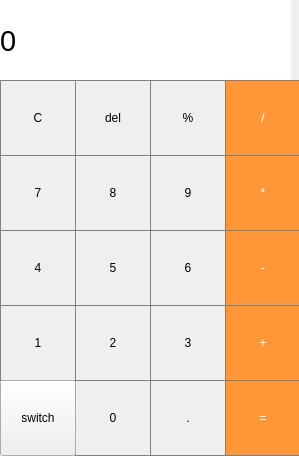
<?xml version="1.0" encoding="UTF-8"?>
<ui version="4.0">
 <class>MainWindow</class>
 <widget class="QMainWindow" name="MainWindow">
  <property name="geometry">
   <rect>
    <x>0</x>
    <y>0</y>
    <width>299</width>
    <height>456</height>
   </rect>
  </property>
  <property name="windowTitle">
   <string>MainWindow</string>
  </property>
  <widget class="QWidget" name="centralwidget">
   <widget class="QPushButton" name="pushButton_4">
    <property name="geometry">
     <rect>
      <x>0</x>
      <y>230</y>
      <width>76</width>
      <height>76</height>
     </rect>
    </property>
    <property name="styleSheet">
     <string notr="true">QPushButton {
 border: 1px solid gray;
}
QPushButton:pressed {
  background-color: qlineargradient(x1: 0, y1: 0, x2: 0, y2: 1,
                   stop: 0 #dadbde, stop: 1 #f6f7fa);
}</string>
    </property>
    <property name="text">
     <string>4</string>
    </property>
   </widget>
   <widget class="QPushButton" name="pushButton_1">
    <property name="geometry">
     <rect>
      <x>0</x>
      <y>305</y>
      <width>76</width>
      <height>76</height>
     </rect>
    </property>
    <property name="styleSheet">
     <string notr="true">QPushButton {
 border: 1px solid gray;
}
QPushButton:pressed {
  background-color: qlineargradient(x1: 0, y1: 0, x2: 0, y2: 1,
                   stop: 0 #dadbde, stop: 1 #f6f7fa);
}</string>
    </property>
    <property name="text">
     <string>1</string>
    </property>
   </widget>
   <widget class="QPushButton" name="pushButton_5">
    <property name="geometry">
     <rect>
      <x>75</x>
      <y>230</y>
      <width>76</width>
      <height>76</height>
     </rect>
    </property>
    <property name="styleSheet">
     <string notr="true">QPushButton {
 border: 1px solid gray;
}
QPushButton:pressed {
  background-color: qlineargradient(x1: 0, y1: 0, x2: 0, y2: 1,
                   stop: 0 #dadbde, stop: 1 #f6f7fa);
}</string>
    </property>
    <property name="text">
     <string>5</string>
    </property>
   </widget>
   <widget class="QPushButton" name="pushButton_2">
    <property name="geometry">
     <rect>
      <x>75</x>
      <y>305</y>
      <width>76</width>
      <height>76</height>
     </rect>
    </property>
    <property name="styleSheet">
     <string notr="true">QPushButton {
 border: 1px solid gray;
}
QPushButton:pressed {
  background-color: qlineargradient(x1: 0, y1: 0, x2: 0, y2: 1,
                   stop: 0 #dadbde, stop: 1 #f6f7fa);
}</string>
    </property>
    <property name="text">
     <string>2</string>
    </property>
   </widget>
   <widget class="QPushButton" name="pushButton_minus">
    <property name="geometry">
     <rect>
      <x>225</x>
      <y>230</y>
      <width>76</width>
      <height>76</height>
     </rect>
    </property>
    <property name="styleSheet">
     <string notr="true">QPushButton {
 background-color: rgb(255, 151, 57);
color: white;
 border: 1px solid gray;
}
QPushButton:pressed {
 background-color: qlineargradient(x1: 0, y1: 0, x2: 0, y2: 1,
                   stop: 0 #FF7832, stop: 1 #FF9739);
}</string>
    </property>
    <property name="text">
     <string>-</string>
    </property>
   </widget>
   <widget class="QPushButton" name="pushButton_6">
    <property name="geometry">
     <rect>
      <x>150</x>
      <y>230</y>
      <width>76</width>
      <height>76</height>
     </rect>
    </property>
    <property name="styleSheet">
     <string notr="true">QPushButton {
 border: 1px solid gray;
}
QPushButton:pressed {
  background-color: qlineargradient(x1: 0, y1: 0, x2: 0, y2: 1,
                   stop: 0 #dadbde, stop: 1 #f6f7fa);
}</string>
    </property>
    <property name="text">
     <string>6</string>
    </property>
   </widget>
   <widget class="QPushButton" name="pushButton_plus">
    <property name="geometry">
     <rect>
      <x>225</x>
      <y>305</y>
      <width>76</width>
      <height>76</height>
     </rect>
    </property>
    <property name="styleSheet">
     <string notr="true">QPushButton {
 background-color: rgb(255, 151, 57);
color: white;
 border: 1px solid gray;
}
QPushButton:pressed {
 background-color: qlineargradient(x1: 0, y1: 0, x2: 0, y2: 1,
                   stop: 0 #FF7832, stop: 1 #FF9739);
}</string>
    </property>
    <property name="text">
     <string>+</string>
    </property>
   </widget>
   <widget class="QPushButton" name="pushButton_3">
    <property name="geometry">
     <rect>
      <x>150</x>
      <y>305</y>
      <width>76</width>
      <height>76</height>
     </rect>
    </property>
    <property name="styleSheet">
     <string notr="true">QPushButton {
 border: 1px solid gray;
}
QPushButton:pressed {
  background-color: qlineargradient(x1: 0, y1: 0, x2: 0, y2: 1,
                   stop: 0 #dadbde, stop: 1 #f6f7fa);
}</string>
    </property>
    <property name="text">
     <string>3</string>
    </property>
   </widget>
   <widget class="QPushButton" name="pushButton_dot">
    <property name="geometry">
     <rect>
      <x>150</x>
      <y>380</y>
      <width>76</width>
      <height>76</height>
     </rect>
    </property>
    <property name="styleSheet">
     <string notr="true">QPushButton {
 border: 1px solid gray;
}
QPushButton:pressed {
  background-color: qlineargradient(x1: 0, y1: 0, x2: 0, y2: 1,
                   stop: 0 #dadbde, stop: 1 #f6f7fa);
} </string>
    </property>
    <property name="text">
     <string>.</string>
    </property>
   </widget>
   <widget class="QPushButton" name="pushButton_0">
    <property name="geometry">
     <rect>
      <x>75</x>
      <y>380</y>
      <width>76</width>
      <height>76</height>
     </rect>
    </property>
    <property name="styleSheet">
     <string notr="true">QPushButton {
 border: 1px solid gray;
}
QPushButton:pressed {
  background-color: qlineargradient(x1: 0, y1: 0, x2: 0, y2: 1,
                   stop: 0 #dadbde, stop: 1 #f6f7fa);
}</string>
    </property>
    <property name="text">
     <string>0</string>
    </property>
   </widget>
   <widget class="QPushButton" name="pushButton_equal">
    <property name="geometry">
     <rect>
      <x>225</x>
      <y>380</y>
      <width>76</width>
      <height>76</height>
     </rect>
    </property>
    <property name="styleSheet">
     <string notr="true">QPushButton {
 background-color: rgb(255, 151, 57);
color: white;
 border: 1px solid gray;
}
QPushButton:pressed {
 background-color: qlineargradient(x1: 0, y1: 0, x2: 0, y2: 1,
                   stop: 0 #FF7832, stop: 1 #FF9739);
}</string>
    </property>
    <property name="text">
     <string>=</string>
    </property>
   </widget>
   <widget class="QPushButton" name="pushButton_switch">
    <property name="geometry">
     <rect>
      <x>0</x>
      <y>380</y>
      <width>76</width>
      <height>76</height>
     </rect>
    </property>
    <property name="text">
     <string>switch</string>
    </property>
   </widget>
   <widget class="QPushButton" name="pushButton_9">
    <property name="geometry">
     <rect>
      <x>150</x>
      <y>155</y>
      <width>76</width>
      <height>76</height>
     </rect>
    </property>
    <property name="styleSheet">
     <string notr="true">QPushButton {
 border: 1px solid gray;
}
QPushButton:pressed {
  background-color: qlineargradient(x1: 0, y1: 0, x2: 0, y2: 1,
                   stop: 0 #dadbde, stop: 1 #f6f7fa);
}</string>
    </property>
    <property name="text">
     <string>9</string>
    </property>
   </widget>
   <widget class="QPushButton" name="pushButton_7">
    <property name="geometry">
     <rect>
      <x>0</x>
      <y>155</y>
      <width>76</width>
      <height>76</height>
     </rect>
    </property>
    <property name="styleSheet">
     <string notr="true">QPushButton {
 border: 1px solid gray;
}
QPushButton:pressed {
  background-color: qlineargradient(x1: 0, y1: 0, x2: 0, y2: 1,
                   stop: 0 #dadbde, stop: 1 #f6f7fa);
}</string>
    </property>
    <property name="text">
     <string>7</string>
    </property>
   </widget>
   <widget class="QPushButton" name="pushButton_percent">
    <property name="geometry">
     <rect>
      <x>150</x>
      <y>80</y>
      <width>76</width>
      <height>76</height>
     </rect>
    </property>
    <property name="styleSheet">
     <string notr="true">QPushButton {
 border: 1px solid gray;
}
QPushButton:pressed {
  background-color: qlineargradient(x1: 0, y1: 0, x2: 0, y2: 1,
                   stop: 0 #dadbde, stop: 1 #f6f7fa);
} </string>
    </property>
    <property name="text">
     <string>%</string>
    </property>
   </widget>
   <widget class="QPushButton" name="pushButton_del">
    <property name="geometry">
     <rect>
      <x>75</x>
      <y>80</y>
      <width>76</width>
      <height>76</height>
     </rect>
    </property>
    <property name="styleSheet">
     <string notr="true">QPushButton {
 border: 1px solid gray;
}
QPushButton:pressed {
  background-color: qlineargradient(x1: 0, y1: 0, x2: 0, y2: 1,
                   stop: 0 #dadbde, stop: 1 #f6f7fa);
} </string>
    </property>
    <property name="text">
     <string>del</string>
    </property>
   </widget>
   <widget class="QPushButton" name="pushButton_mult">
    <property name="geometry">
     <rect>
      <x>225</x>
      <y>155</y>
      <width>76</width>
      <height>76</height>
     </rect>
    </property>
    <property name="styleSheet">
     <string notr="true">QPushButton {
 background-color: rgb(255, 151, 57);
color: white;
 border: 1px solid gray;
}
QPushButton:pressed {
 background-color: qlineargradient(x1: 0, y1: 0, x2: 0, y2: 1,
                   stop: 0 #FF7832, stop: 1 #FF9739);
}</string>
    </property>
    <property name="text">
     <string>*</string>
    </property>
   </widget>
   <widget class="QPushButton" name="pushButton_clear">
    <property name="geometry">
     <rect>
      <x>0</x>
      <y>80</y>
      <width>76</width>
      <height>76</height>
     </rect>
    </property>
    <property name="styleSheet">
     <string notr="true">QPushButton {
 border: 1px solid gray;
}
QPushButton:pressed {
  background-color: qlineargradient(x1: 0, y1: 0, x2: 0, y2: 1,
                   stop: 0 #dadbde, stop: 1 #f6f7fa);
} </string>
    </property>
    <property name="text">
     <string>C</string>
    </property>
   </widget>
   <widget class="QPushButton" name="pushButton_8">
    <property name="geometry">
     <rect>
      <x>75</x>
      <y>155</y>
      <width>76</width>
      <height>76</height>
     </rect>
    </property>
    <property name="styleSheet">
     <string notr="true">QPushButton {
 border: 1px solid gray;
}
QPushButton:pressed {
  background-color: qlineargradient(x1: 0, y1: 0, x2: 0, y2: 1,
                   stop: 0 #dadbde, stop: 1 #f6f7fa);
}</string>
    </property>
    <property name="text">
     <string>8</string>
    </property>
   </widget>
   <widget class="QPushButton" name="pushButton_div">
    <property name="geometry">
     <rect>
      <x>225</x>
      <y>80</y>
      <width>76</width>
      <height>76</height>
     </rect>
    </property>
    <property name="styleSheet">
     <string notr="true">QPushButton {
 background-color: rgb(255, 151, 57);
color: white;
 border: 1px solid gray;
}
QPushButton:pressed {
 background-color: qlineargradient(x1: 0, y1: 0, x2: 0, y2: 1,
                   stop: 0 #FF7832, stop: 1 #FF9739);
}</string>
    </property>
    <property name="text">
     <string>/</string>
    </property>
   </widget>
   <widget class="QLabel" name="result_label">
    <property name="geometry">
     <rect>
      <x>0</x>
      <y>0</y>
      <width>291</width>
      <height>81</height>
     </rect>
    </property>
    <property name="font">
     <font>
      <pointsize>22</pointsize>
     </font>
    </property>
    <property name="styleSheet">
     <string notr="true">QLabel{
background-color : white;
border-bottom: 1px solid gray;
qproperty-alignment: 'AlignRight';
qproperty-wordWrap: true;
}</string>
    </property>
    <property name="text">
     <string>0</string>
    </property>
   </widget>
   <widget class="QPushButton" name="pushButton_pi">
    <property name="geometry">
     <rect>
      <x>370</x>
      <y>380</y>
      <width>76</width>
      <height>76</height>
     </rect>
    </property>
    <property name="styleSheet">
     <string notr="true">QPushButton {
 background-color: rgb(255, 151, 57);
color: white;
 border: 1px solid gray;
}
QPushButton:pressed {
 background-color: qlineargradient(x1: 0, y1: 0, x2: 0, y2: 1,
                   stop: 0 #FF7832, stop: 1 #FF9739);
}</string>
    </property>
    <property name="text">
     <string>π</string>
    </property>
   </widget>
   <widget class="QPushButton" name="pushButton_1divx">
    <property name="geometry">
     <rect>
      <x>370</x>
      <y>310</y>
      <width>76</width>
      <height>76</height>
     </rect>
    </property>
    <property name="styleSheet">
     <string notr="true">QPushButton {
 background-color: rgb(255, 151, 57);
color: white;
 border: 1px solid gray;
}
QPushButton:pressed {
 background-color: qlineargradient(x1: 0, y1: 0, x2: 0, y2: 1,
                   stop: 0 #FF7832, stop: 1 #FF9739);
}</string>
    </property>
    <property name="text">
     <string>1/x</string>
    </property>
   </widget>
   <widget class="QPushButton" name="pushButton_xfact">
    <property name="geometry">
     <rect>
      <x>370</x>
      <y>240</y>
      <width>76</width>
      <height>76</height>
     </rect>
    </property>
    <property name="styleSheet">
     <string notr="true">QPushButton {
 background-color: rgb(255, 151, 57);
color: white;
 border: 1px solid gray;
}
QPushButton:pressed {
 background-color: qlineargradient(x1: 0, y1: 0, x2: 0, y2: 1,
                   stop: 0 #FF7832, stop: 1 #FF9739);
}</string>
    </property>
    <property name="text">
     <string>x!</string>
    </property>
   </widget>
   <widget class="QPushButton" name="pushButton_sqrt">
    <property name="geometry">
     <rect>
      <x>370</x>
      <y>170</y>
      <width>76</width>
      <height>76</height>
     </rect>
    </property>
    <property name="styleSheet">
     <string notr="true">QPushButton {
 background-color: rgb(255, 151, 57);
color: white;
 border: 1px solid gray;
}
QPushButton:pressed {
 background-color: qlineargradient(x1: 0, y1: 0, x2: 0, y2: 1,
                   stop: 0 #FF7832, stop: 1 #FF9739);
}</string>
    </property>
    <property name="text">
     <string>√x</string>
    </property>
   </widget>
   <widget class="QPushButton" name="pushButton_pow">
    <property name="geometry">
     <rect>
      <x>370</x>
      <y>100</y>
      <width>76</width>
      <height>76</height>
     </rect>
    </property>
    <property name="styleSheet">
     <string notr="true">QPushButton {
 background-color: rgb(255, 151, 57);
color: white;
 border: 1px solid gray;
}
QPushButton:pressed {
 background-color: qlineargradient(x1: 0, y1: 0, x2: 0, y2: 1,
                   stop: 0 #FF7832, stop: 1 #FF9739);
}</string>
    </property>
    <property name="text">
     <string>x^y</string>
    </property>
   </widget>
   <widget class="QPushButton" name="pushButton_lg">
    <property name="geometry">
     <rect>
      <x>450</x>
      <y>100</y>
      <width>76</width>
      <height>76</height>
     </rect>
    </property>
    <property name="styleSheet">
     <string notr="true">QPushButton {
 background-color: rgb(255, 151, 57);
color: white;
 border: 1px solid gray;
}
QPushButton:pressed {
 background-color: qlineargradient(x1: 0, y1: 0, x2: 0, y2: 1,
                   stop: 0 #FF7832, stop: 1 #FF9739);
}</string>
    </property>
    <property name="text">
     <string>lg</string>
    </property>
   </widget>
   <widget class="QPushButton" name="pushButton_ln">
    <property name="geometry">
     <rect>
      <x>520</x>
      <y>100</y>
      <width>76</width>
      <height>76</height>
     </rect>
    </property>
    <property name="styleSheet">
     <string notr="true">QPushButton {
 background-color: rgb(255, 151, 57);
color: white;
 border: 1px solid gray;
}
QPushButton:pressed {
 background-color: qlineargradient(x1: 0, y1: 0, x2: 0, y2: 1,
                   stop: 0 #FF7832, stop: 1 #FF9739);
}</string>
    </property>
    <property name="text">
     <string>ln</string>
    </property>
   </widget>
   <widget class="QPushButton" name="pushButton_leftBracket">
    <property name="geometry">
     <rect>
      <x>600</x>
      <y>100</y>
      <width>76</width>
      <height>76</height>
     </rect>
    </property>
    <property name="styleSheet">
     <string notr="true">QPushButton {
 background-color: rgb(255, 151, 57);
color: white;
 border: 1px solid gray;
}
QPushButton:pressed {
 background-color: qlineargradient(x1: 0, y1: 0, x2: 0, y2: 1,
                   stop: 0 #FF7832, stop: 1 #FF9739);
}</string>
    </property>
    <property name="text">
     <string>(</string>
    </property>
   </widget>
   <widget class="QPushButton" name="pushButton_rightBracket">
    <property name="geometry">
     <rect>
      <x>680</x>
      <y>100</y>
      <width>76</width>
      <height>76</height>
     </rect>
    </property>
    <property name="styleSheet">
     <string notr="true">QPushButton {
 background-color: rgb(255, 151, 57);
color: white;
 border: 1px solid gray;
}
QPushButton:pressed {
 background-color: qlineargradient(x1: 0, y1: 0, x2: 0, y2: 1,
                   stop: 0 #FF7832, stop: 1 #FF9739);
}</string>
    </property>
    <property name="text">
     <string>)</string>
    </property>
   </widget>
   <widget class="QPushButton" name="pushButton_second">
    <property name="geometry">
     <rect>
      <x>370</x>
      <y>20</y>
      <width>76</width>
      <height>76</height>
     </rect>
    </property>
    <property name="styleSheet">
     <string notr="true">QPushButton {
 background-color: rgb(255, 151, 57);
color: white;
 border: 1px solid gray;
}
QPushButton:pressed {
 background-color: qlineargradient(x1: 0, y1: 0, x2: 0, y2: 1,
                   stop: 0 #FF7832, stop: 1 #FF9739);
}</string>
    </property>
    <property name="text">
     <string>2nd</string>
    </property>
   </widget>
   <widget class="QPushButton" name="pushButton_degrad">
    <property name="geometry">
     <rect>
      <x>450</x>
      <y>20</y>
      <width>76</width>
      <height>76</height>
     </rect>
    </property>
    <property name="styleSheet">
     <string notr="true">QPushButton {
 background-color: rgb(255, 151, 57);
color: white;
 border: 1px solid gray;
}
QPushButton:pressed {
 background-color: qlineargradient(x1: 0, y1: 0, x2: 0, y2: 1,
                   stop: 0 #FF7832, stop: 1 #FF9739);
}</string>
    </property>
    <property name="text">
     <string>deg</string>
    </property>
   </widget>
   <widget class="QPushButton" name="pushButton_sin">
    <property name="geometry">
     <rect>
      <x>530</x>
      <y>20</y>
      <width>76</width>
      <height>76</height>
     </rect>
    </property>
    <property name="styleSheet">
     <string notr="true">QPushButton {
 background-color: rgb(255, 151, 57);
color: white;
 border: 1px solid gray;
}
QPushButton:pressed {
 background-color: qlineargradient(x1: 0, y1: 0, x2: 0, y2: 1,
                   stop: 0 #FF7832, stop: 1 #FF9739);
}</string>
    </property>
    <property name="text">
     <string>sin</string>
    </property>
   </widget>
   <widget class="QPushButton" name="pushButton_cos">
    <property name="geometry">
     <rect>
      <x>610</x>
      <y>20</y>
      <width>76</width>
      <height>76</height>
     </rect>
    </property>
    <property name="styleSheet">
     <string notr="true">QPushButton {
 background-color: rgb(255, 151, 57);
color: white;
 border: 1px solid gray;
}
QPushButton:pressed {
 background-color: qlineargradient(x1: 0, y1: 0, x2: 0, y2: 1,
                   stop: 0 #FF7832, stop: 1 #FF9739);
}</string>
    </property>
    <property name="text">
     <string>cos</string>
    </property>
   </widget>
   <widget class="QPushButton" name="pushButton_tan">
    <property name="geometry">
     <rect>
      <x>690</x>
      <y>20</y>
      <width>76</width>
      <height>76</height>
     </rect>
    </property>
    <property name="styleSheet">
     <string notr="true">QPushButton {
 background-color: rgb(255, 151, 57);
color: white;
 border: 1px solid gray;
}
QPushButton:pressed {
 background-color: qlineargradient(x1: 0, y1: 0, x2: 0, y2: 1,
                   stop: 0 #FF7832, stop: 1 #FF9739);
}</string>
    </property>
    <property name="text">
     <string>tan</string>
    </property>
   </widget>
   <widget class="QPushButton" name="pushButton_e">
    <property name="geometry">
     <rect>
      <x>480</x>
      <y>400</y>
      <width>76</width>
      <height>76</height>
     </rect>
    </property>
    <property name="styleSheet">
     <string notr="true">QPushButton {
 background-color: rgb(255, 151, 57);
color: white;
 border: 1px solid gray;
}
QPushButton:pressed {
 background-color: qlineargradient(x1: 0, y1: 0, x2: 0, y2: 1,
                   stop: 0 #FF7832, stop: 1 #FF9739);
}</string>
    </property>
    <property name="text">
     <string>e</string>
    </property>
   </widget>
  </widget>
 </widget>
 <resources/>
 <connections/>
</ui>
